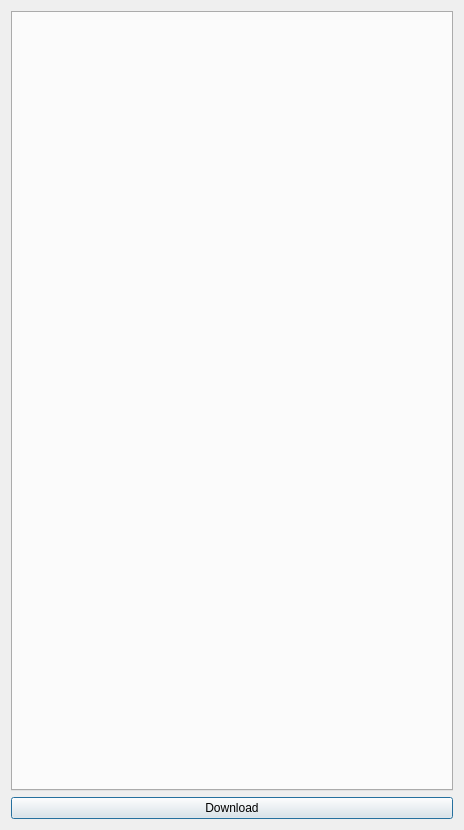
<?xml version="1.0" encoding="UTF-8"?>
<ui version="4.0">
 <class>Dialog</class>
 <widget class="QDialog" name="Dialog">
  <property name="geometry">
   <rect>
    <x>0</x>
    <y>0</y>
    <width>464</width>
    <height>830</height>
   </rect>
  </property>
  <property name="windowTitle">
   <string>The Current Sgtk Environment</string>
  </property>
  <layout class="QVBoxLayout" name="verticalLayout_2" stretch="10,0">
   <item>
    <layout class="QHBoxLayout" name="horizontalLayout" stretch="1">
     <item>
      <widget class="QTabWidget" name="tasks_widget">
       <property name="sizePolicy">
        <sizepolicy hsizetype="Expanding" vsizetype="Preferred">
         <horstretch>0</horstretch>
         <verstretch>0</verstretch>
        </sizepolicy>
       </property>
       <property name="font">
        <font>
         <pointsize>10</pointsize>
         <weight>75</weight>
         <bold>true</bold>
        </font>
       </property>
       <property name="acceptDrops">
        <bool>true</bool>
       </property>
      </widget>
     </item>
    </layout>
   </item>
   <item>
    <layout class="QHBoxLayout" name="horizontalLayout_2">
     <item>
      <widget class="QPushButton" name="download_btn">
       <property name="text">
        <string>Download</string>
       </property>
      </widget>
     </item>
    </layout>
   </item>
  </layout>
 </widget>
 <resources>
  <include location="../../../westworld/inhouse/tool/shotgun/application/tk-multi-version/resources/resources.qrc"/>
 </resources>
 <connections/>
</ui>
